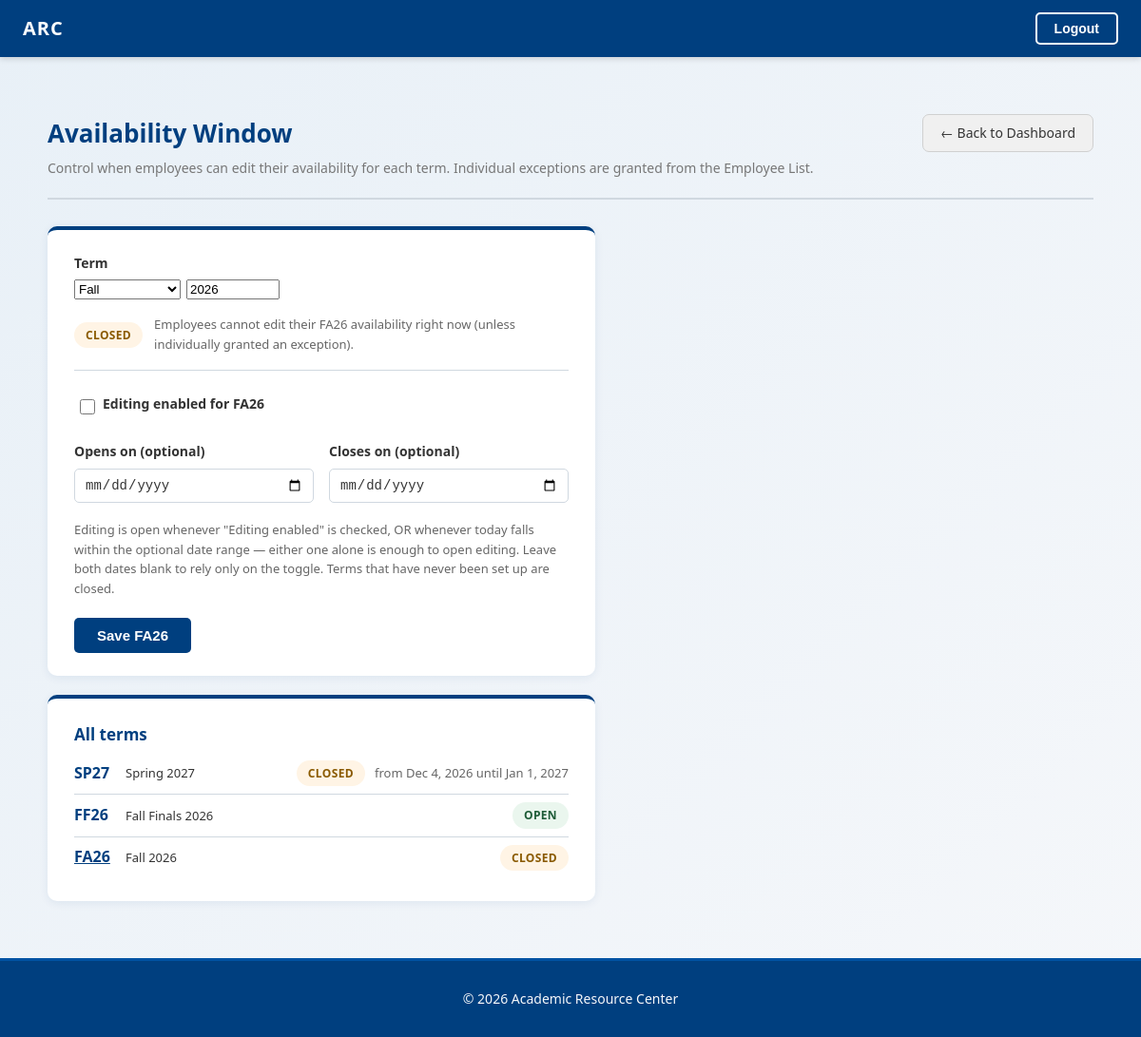
Screenshot of /availability-window/ (signed in) with the database file from the repository.
### scheduling/models.py (models this page shows, shortened)
class AvailabilityWindow(models.Model):
    term = models.CharField(max_length=2, choices=Term.choices)
    year = models.PositiveSmallIntegerField()
    is_open = models.BooleanField(default=False)
    opens_at = models.DateField(null=True, blank=True)
    closes_at = models.DateField(null=True, blank=True)
    def is_currently_open(self):
        if self.is_open:
            return True
        if self.opens_at or self.closes_at:
            today = datetime.date.today()
            if self.opens_at and today < self.opens_at:
                return False
            if self.closes_at and today > self.closes_at:
                return False
            return True
        return False
    @classmethod
    def for_term(cls, term, year):
        return cls.objects.filter(term=term, year=year).first() or cls(term=term, year=year)
    @property
    def label(self):
        return term_label(self.term, self.year)
    class Meta:
        unique_together = ['term', 'year']
        verbose_name_plural = 'Availability Windows'

### scheduling/views.py (the view)
# urls.py: path('availability-window/', views.availability_window, name='availability_window'),
@login_required
@user_passes_test(_is_admin)
def availability_window(request):
    today = date.today()
    term, year = _requested_term(request.POST if request.method == 'POST' else request.GET, today)
    window = AvailabilityWindow.for_term(term, year)
    if request.method == 'POST':
        form = AvailabilityWindowForm(request.POST, instance=window)
        if form.is_valid():
            form.save()
            messages.success(request, f"{window.label} availability window updated.")
            return redirect(f"{reverse('scheduling:availability_window')}?term={term}&year={year}")
    else:
        form = AvailabilityWindowForm(instance=window)
    windows = sorted(
        AvailabilityWindow.objects.all(),
        key=lambda w: (w.year, TERM_ORDER[w.term]), reverse=True,
    )
    return render(request, 'scheduling/availability_window.html', {
        'form': form, 'window': window,
        'term': term, 'year': year,
        'term_label': term_label(term, year),
        'term_choices': Term.choices,
        'windows': windows,
    })

### scheduling/forms.py
class AvailabilityWindowForm(forms.ModelForm):
    class Meta:
        model = AvailabilityWindow
        fields = ('is_open', 'opens_at', 'closes_at')
        widgets = {
            'opens_at': forms.DateInput(attrs={'type': 'date'}),
            'closes_at': forms.DateInput(attrs={'type': 'date'}),
        }

### scheduling/models.py (called while the page is built)
def term_for_date(d):
    if d.month <= 5:
        return Term.SPRING
    if d.month <= 7:
        return Term.SUMMER
    return Term.FALL

def term_label(term, year):
    return f"{term}{year % 100:02d}"

### scheduling/views.py (called while the page is built)
def _is_admin(user):
    return user.is_authenticated and user.is_admin

def _requested_term(params, today):
    term = params.get('term', '')
    if term not in Term.values:
        term = term_for_date(today)
    try:
        year = int(params.get('year', ''))
    except ValueError:
        year = today.year
    if not 2000 <= year <= 2100:
        year = today.year
    return term, year

### scheduling/templates/scheduling/availability_window.html (shortened to what this page needs)
{% extends "dashboard/base.html" %}
{% block content %}
<div class="oh-container">
  <div class="oh-page-header">
    <div>
      <h1 class="oh-title">Availability Window</h1>
      <p class="oh-subtitle">Control when employees can edit their availability for each term. Individual exceptions are granted from the Employee List.</p>
    </div>
    <a href="{% url 'dashboard:dashboard' %}" class="btn btn-secondary">← Back to Dashboard</a>
  </div>
  <div class="oh-card aw-card">
    <div class="reg-field aw-term-picker">
      <label class="reg-label" for="term-select">Term</label>
      <div class="aw-term-inputs">
        <select id="term-select">
          {% for code, label in term_choices %}
          <option value="{{ code }}" {% if code == term %}selected{% endif %}>{{ label }}</option>
          {% endfor %}
        </select>
        <input type="number" id="term-year" min="2000" max="2100" step="1" value="{{ year }}" aria-label="Year">
      </div>
    </div>
    <div class="aw-status-row">
      <span class="aw-status-badge {% if window.is_currently_open %}aw-status-open{% else %}aw-status-closed{% endif %}">
        {% if window.is_currently_open %}Open{% else %}Closed{% endif %}
      </span>
      <span class="aw-status-desc">
        {% if window.is_currently_open %}
          Employees can currently edit their {{ term_label }} availability.
        {% else %}
          Employees cannot edit their {{ term_label }} availability right now (unless individually granted an exception).
        {% endif %}
      </span>
    </div>
    <form method="post" class="registration-form">
      <div class="reg-field">
        <label class="reg-checkbox-item">
          {{ form.is_open }}
          <span class="reg-label">Editing enabled for {{ term_label }}</span>
        </label>
      </div>
      <div class="reg-row">
        <div class="reg-field">
          <label class="reg-label" for="{{ form.opens_at.id_for_label }}">Opens on (optional)</label>
          {{ form.opens_at }}
        </div>
        <div class="reg-field">
          <label class="reg-label" for="{{ form.closes_at.id_for_label }}">Closes on (optional)</label>
          {{ form.closes_at }}
        </div>
      </div>
      <p class="oh-card-desc">Editing is open whenever "Editing enabled" is checked, OR whenever today falls within the optional date range — either one alone is enough to open editing. Leave both dates blank to rely only on the toggle. Terms that have never been set up are closed.</p>
      <button type="submit" class="btn btn-primary">Save {{ term_label }}</button>
    </form>
  </div>
  {% if windows %}
  <div class="oh-card aw-card">
    <h2 class="oh-card-title">All terms</h2>
    <ul class="aw-term-list">
      {% for w in windows %}
      <li>
        <a href="?term={{ w.term }}&year={{ w.year }}"{% if w.term == term and w.year == year %} class="aw-term-current"{% endif %}>{{ w.label }}</a>
        <span class="aw-term-name">{{ w.get_term_display }} {{ w.year }}</span>
        <span class="aw-status-badge {% if w.is_currently_open %}aw-status-open{% else %}aw-status-closed{% endif %}">
          {% if w.is_currently_open %}Open{% else %}Closed{% endif %}
        </span>
        {% if w.opens_at or w.closes_at %}
        <span class="aw-status-desc">
          {% if w.opens_at %}from {{ w.opens_at|date:"M j, Y" }}{% endif %}
          {% if w.closes_at %}until {{ w.closes_at|date:"M j, Y" }}{% endif %}
        </span>
        {% endif %}
      </li>
      {% endfor %}
    </ul>
  </div>
  {% endif %}
</div>
{% endblock %}

### account/static/account/css/styles.css (style rules this page uses)
:root { --primary-color: #003F7F; --primary-light: #0052A3; --primary-dark: #002C59; --secondary-color: #FFFFFF; --accent-color: #E8F0F7; --success-color: #2E8B57; --danger-color: #C41E3A; --warning-color: #FF9800; --gold-color: #B8860B; --info-color: #2196F3; --light-color: #F5F7FA; --dark-color: #1A1A1A; --text-color: #333333; --border-color: #D0D8E0; --font-family: 'Segoe UI', 'Helvetica Neue', sans-serif; }
body { font-family: var(--font-family); background: linear-gradient(135deg, var(--accent-color) 0%, var(--light-color) 100%); color: var(--text-color); margin: 0; padding: 0; line-height: 1.6; display: flex; flex-direction: column; min-height: 100vh; }
a { color: var(--primary-color); text-decoration: none; transition: color 0.3s ease; }
.reg-field { margin-bottom: 18px; }
.reg-row { display: grid; grid-template-columns: 1fr 1fr; gap: 16px; margin-bottom: 0; }
.reg-label { display: block; font-weight: 600; font-size: 14px; margin-bottom: 6px; color: var(--text-color); }
.registration-form input[type="text"], .registration-form input[type="email"], .registration-form input[type="date"], .registration-form input[type="password"], .registration-form select { width: 100%; padding: 8px 10px; border: 1px solid var(--border-color); border-radius: 5px; font-size: 14px; box-sizing: border-box; color: var(--text-color); background: #fff; }
.reg-checkbox-item { display: flex; align-items: center; gap: 8px; font-size: 14px; font-weight: 400; color: var(--text-color); cursor: pointer; padding: 4px 6px; border-radius: 4px; transition: background 0.1s; }
.reg-checkbox-item input[type="checkbox"] { width: 16px; height: 16px; flex-shrink: 0; accent-color: var(--primary-color); cursor: pointer; margin: 0; }
.btn { display: inline-block; padding: 10px 24px; border: none; border-radius: 5px; font-size: 15px; font-weight: 600; cursor: pointer; transition: opacity 0.2s ease; }
.btn-primary { background-color: var(--primary-color); color: var(--secondary-color); }
.oh-container { max-width: 1100px; margin: 30px auto; padding: 30px 20px; }
.oh-page-header { display: flex; align-items: flex-start; justify-content: space-between; margin-bottom: 28px; padding-bottom: 20px; border-bottom: 2px solid var(--border-color); flex-wrap: wrap; gap: 12px; }
.oh-title { margin: 0; color: var(--primary-color); font-size: 26px; font-weight: 700; }
.oh-subtitle { margin: 4px 0 0; font-size: 14px; color: #777; }
.oh-card { background: var(--secondary-color); border-radius: 10px; box-shadow: 0 2px 10px rgba(0,63,127,0.08); padding: 24px 28px; border-top: 4px solid var(--primary-color); }
.oh-card-title { margin: 0 0 6px; color: var(--primary-color); font-size: 17px; font-weight: 700; }
.oh-card-desc { margin: 0 0 20px; font-size: 13px; color: #666; }
.aw-card { max-width: 520px; }
.aw-status-row { display: flex; align-items: center; gap: 12px; margin-bottom: 20px; padding-bottom: 16px; border-bottom: 1px solid var(--border-color); }
.aw-status-badge { display: inline-block; padding: 4px 12px; border-radius: 999px; font-size: 12px; font-weight: 700; text-transform: uppercase; letter-spacing: 0.03em; flex-shrink: 0; }
.aw-status-open { background: #EAF6EE; color: #1E5C38; }
.aw-status-closed { background: #FFF4E5; color: #8A5A00; }
.aw-status-desc { font-size: 13px; color: #666; }
.aw-card + .aw-card { margin-top: 20px; }
.aw-term-picker { margin-bottom: 16px; }
.aw-term-inputs { display: flex; gap: 6px; }
.aw-term-inputs input { width: 90px; }
.aw-term-list { list-style: none; margin: 0; padding: 0; }
.aw-term-list li { display: flex; align-items: center; gap: 10px; flex-wrap: wrap; padding: 8px 0; border-bottom: 1px solid var(--border-color); }
.aw-term-list li:last-child { border-bottom: none; }
.aw-term-list a { font-weight: 600; min-width: 44px; }
.aw-term-list a.aw-term-current { text-decoration: underline; }
.aw-term-name { flex: 1; font-size: 13px; }
.btn-secondary { padding: 8px 18px; font-size: 14px; background: #f0f0f0; color: var(--text-color); border: 1px solid #d0d0d0; border-radius: 7px; cursor: pointer; font-weight: 500; text-decoration: none; display: inline-block; transition: background 0.15s; }

### rows the page displays
AvailabilityWindow: label "FA26", term "Fall", year "2026", shows "CLOSED"
AvailabilityWindow: label "SP27", term "Spring", year "2027", is_open "CLOSED", opens_at "Dec 4, 2026", closes_at "Jan 1, 2027"
AvailabilityWindow: label "FF26", term "Fall Finals", year "2026", is_open "OPEN"

### other values shown
{{ term_label }} "FA26"
form field value "Fall"
